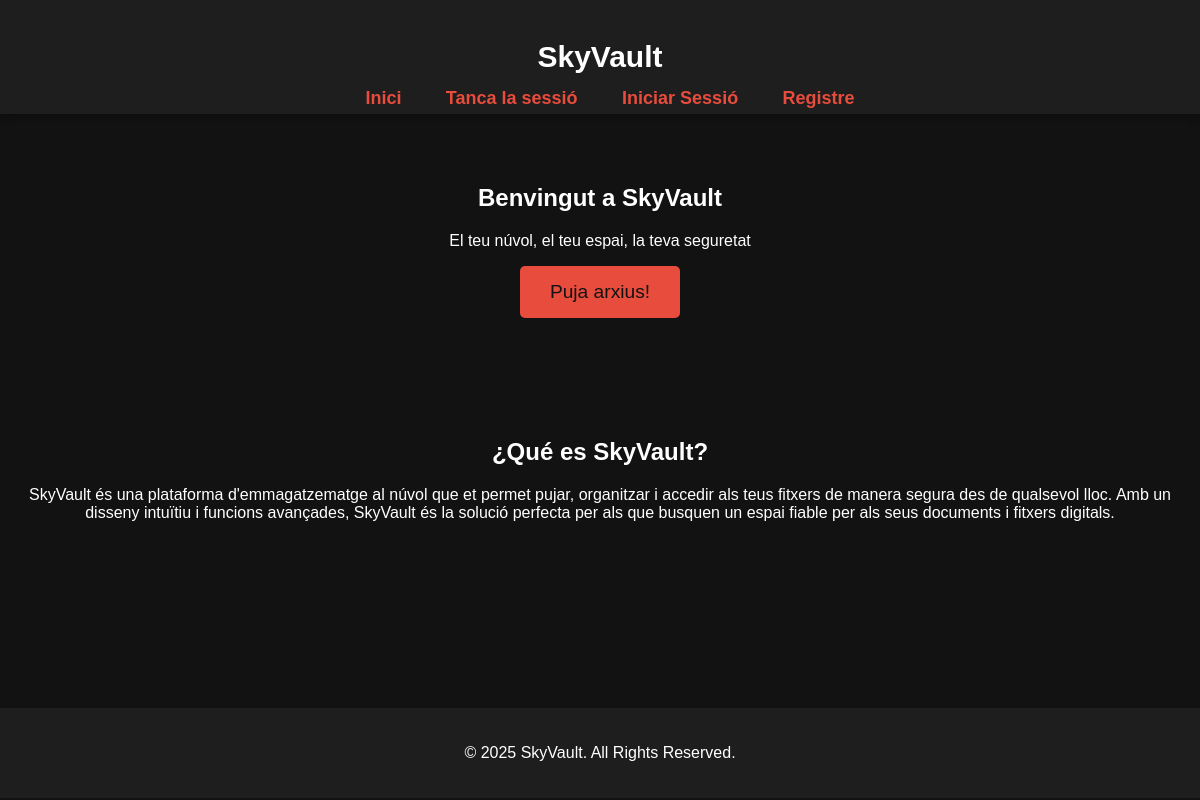
The page /files (signed in) on the database as committed earlier.
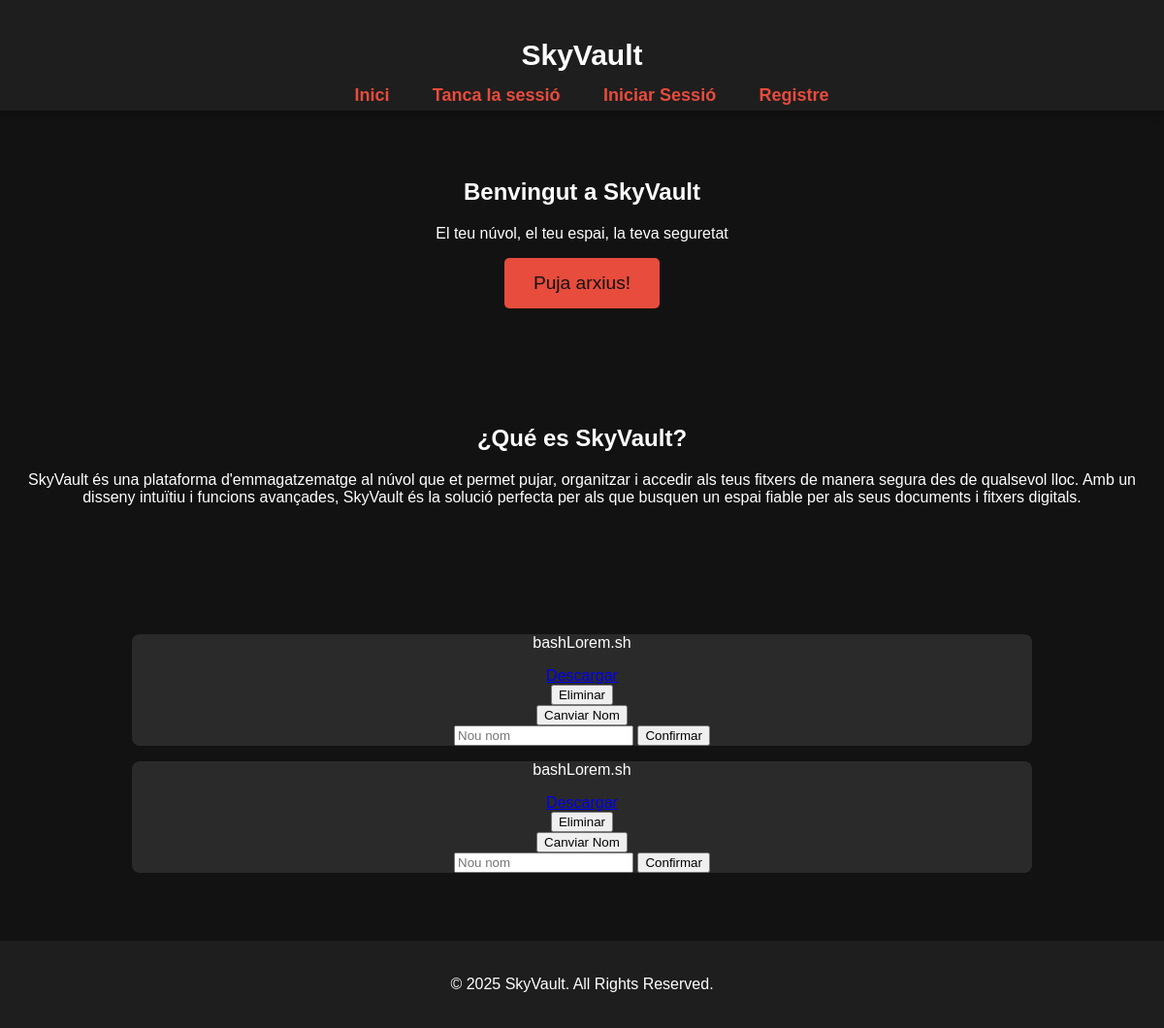
The same page on the database as committed later.
### app.py (models this page shows)
class File(db.Model):
    id = db.Column(db.Integer, primary_key=True)
    filename = db.Column(db.String(255), nullable=False)
    filepath = db.Column(db.String(255), nullable=False)
    user_id = db.Column(db.Integer, db.ForeignKey('user.id'), nullable=False)
    uploaded_at = db.Column(db.DateTime, default=db.func.current_timestamp())
    user = db.relationship('User', backref=db.backref('files', lazy=True))

### app.py (the view)
@app.route('/files')
@login_required
def list_files():
    files = File.query.filter_by(user_id=current_user.id).all()
    return render_template('web.html', files=files)

### app.py (called while the page is built)
@login_manager.user_loader
def load_user(user_id):
    return User.query.get(int(user_id))

### templates/web.html (shortened to what this page needs)
<!DOCTYPE html>
<html lang="es">
<head>
</head>
<body>
    <header>
        <h1>SkyVault</h1>
        <nav class="col-12 col-lg-12 col-dm-12 col-sm-12">
            <ul id="htopnav">
                <li><a href="{{ url_for('home') }}">Inici</a></li>
                <li><a href="{{ url_for('logout') }}">Tanca la sessió</a></li>
                <li><a href="{{ url_for('login') }}">Iniciar Sessió</a></li>
                <li><a href="{{ url_for('register') }}">Registre</a></li>
            </ul>
        </nav>
    </header>
    <section id="hero">
        <h2>Benvingut a SkyVault</h2>
        <p>El teu núvol, el teu espai, la teva seguretat</p>
        <a href="{{ url_for('register') }}" class="btn">Puja arxius!</a>
    </section>
    <section id="about">
        <h2>¿Qué es SkyVault?</h2>
        <p>SkyVault és una plataforma d'emmagatzematge al núvol que et permet pujar, organitzar i accedir als teus fitxers de manera segura des de qualsevol lloc. Amb un disseny intuïtiu i funcions avançades, SkyVault és la solució perfecta per als que busquen un espai fiable per als seus documents i fitxers digitals.</p>
    </section>
    <section id="files">
        {% for file in files %}
            <div>
                <p>{{ file.filename }}</p>
                <a href="{{ url_for('download_file', file_id=file.id) }}">Descargar</a>
                <form method="POST" action="{{ url_for('delete_file', file_id=file.id) }}">
                    <button type="submit" onclick="return confirm('¿Eliminar archivo?');">Eliminar</button>
                </form>
                <button onclick="toggleRenameForm('{{ file.id }}')">Canviar Nom</button>
                <form action="{{ url_for('rename_file') }}" method="post">
                    <input type="text" name="new_name" placeholder="Nou nom" required>
                    <button type="submit">Confirmar</button>
                </form>
            </div>
        {% endfor %}
    </section>
    <footer>
        <p>&copy; 2025 SkyVault. All Rights Reserved.</p>
    </footer>
</body>
</html>

### templates/web.html (style rules this page uses)
body { font-family: Arial, sans-serif; margin: 0; padding: 0; background-color: #121212; color: #ffffff; }
header { background: #1e1e1e; padding: 20px; text-align: center; box-shadow: 0 4px 8px rgba(0, 0, 0, 0.3); }
nav ul { list-style: none; padding: 0; margin: 0; position: relative; bottom: 1em; }
nav ul li { display: inline; margin: 0 20px; }
nav a { color: #e74c3c; text-decoration: none; font-size: 18px; font-weight: bold; transition: color 0.3s ease; }
.btn { display: inline-block; padding: 15px 30px; background-color: #e74c3c; color: #121212; text-decoration: none; border-radius: 5px; font-size: 1.2em; transition: background 0.3s ease, transform 0.2s ease; }
section { padding: 50px 20px; text-align: center; }
#files div { width: 80%; margin: 0 auto; border-collapse: collapse; background-color: rgba(255, 255, 255, 0.1); border-radius: 8px; }
footer { background: #1e1e1e; padding: 20px; text-align: center; margin-top: 20px; color: #ffffff; }
h1 { font-size: 30px; }
[class*="col-"] { float: left; padding: 10px; }
.col-12 { width: 100%; }

Rows that differ between the two databases and show on the page:
added File: filename "bashLorem.sh"
added File: filename "bashLorem.sh"
